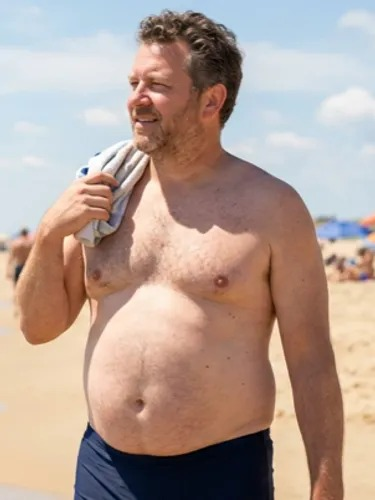
#> input picture app-store-assets/hero-candidates/source-before.jpg, 375 x 500 px
$ python revise_x5.py ../../../app-store-assets/hero-candidates/source-before.jpg
#> lines starting #> are read from the running program, lines starting #| are printed output that depends on the picture
"""Build Dan's selected X5 revision in both layouts; preserve the film."""
from pathlib import Path
import hashlib,json,sys,uuid
from PIL import Image,ImageDraw,ImageFont,ImageOps

P=Path('/Volumes/Extreme/_edit_work/DS-108-setup')
Q=P/'cover-r2';Q.mkdir(exist_ok=True)
SRC=Path(sys.argv[1])
OUT=Q/'designed';OUT.mkdir(exist_ok=True)
FONT='/System/Library/Fonts/Supplemental/Georgia Bold.ttf'
W,H=1080,1920

def save(im,path,**kwargs):
 tmp=path.with_name(path.stem+'.'+uuid.uuid4().hex+path.suffix)
 im.save(tmp,**kwargs);tmp.replace(path)

def text(im,words,y,size,color):
 d=ImageDraw.Draw(im)
 while size>20:
  font=ImageFont.truetype(FONT,size)
  if d.textlength(words,font=font)<=970:break
  size-=1
 box=d.textbbox((0,0),words,font=font);x=round((W-d.textlength(words,font=font))/2)
 xy=(x,round(y-box[1]));d.text(xy,words,font=font,fill=color)
 box=d.textbbox(xy,words,font=font)
 assert box[0]>=50 and box[2]<=1030
 return {'text':words,'box':list(box),'font_size':size}

rows=[]
for platform in ['Instagram','YouTube']:
 ig=platform=='Instagram';im=Image.new('RGB',(W,H),'#f5e6d1')
#> after `im = Image.new('RGB', (W, H), '#f5e6d1')`:
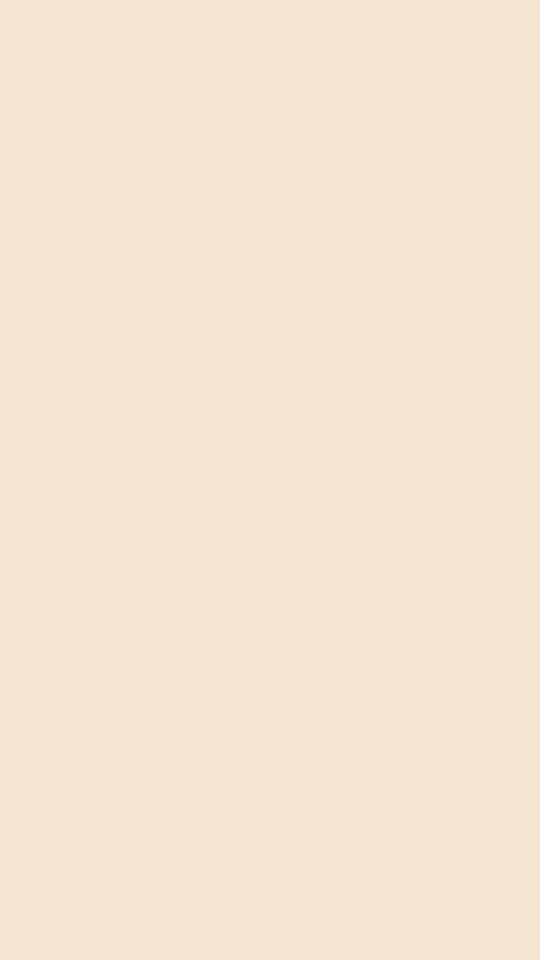
#> im: PIL image 1080x1920 RGB (shown at 1/2 size); mean R, G, B 245, 230, 209
 photo=Image.open(SRC).convert('RGB');photo=photo.crop((0,round(photo.height*.12),photo.width,photo.height))
#> further down, photo is the input picture: PIL image 375x500 RGB; mean R, G, B 179.6, 159.1, 148.9
#> after `photo = photo.crop((0, round(photo.height * 0.12), photo.width, photo.`:
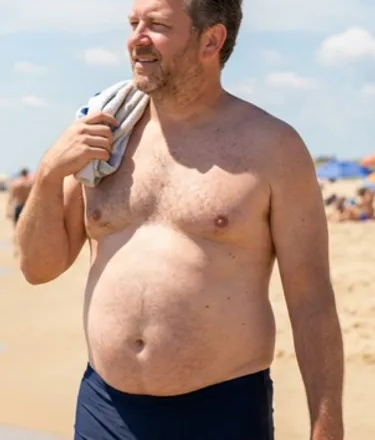
#> photo: PIL image 375x440 RGB; mean R, G, B 179.9, 154.7, 141.5
 top=480 if ig else 340
 if ig:
  fitted=ImageOps.contain(photo,(W,H-top),Image.Resampling.LANCZOS)
 else:
  fitted=ImageOps.fit(photo,(W,H-top),Image.Resampling.LANCZOS,centering=(.5,0))
 ImageDraw.Draw(im).rectangle((0,top,W,H),fill='#d0b486')
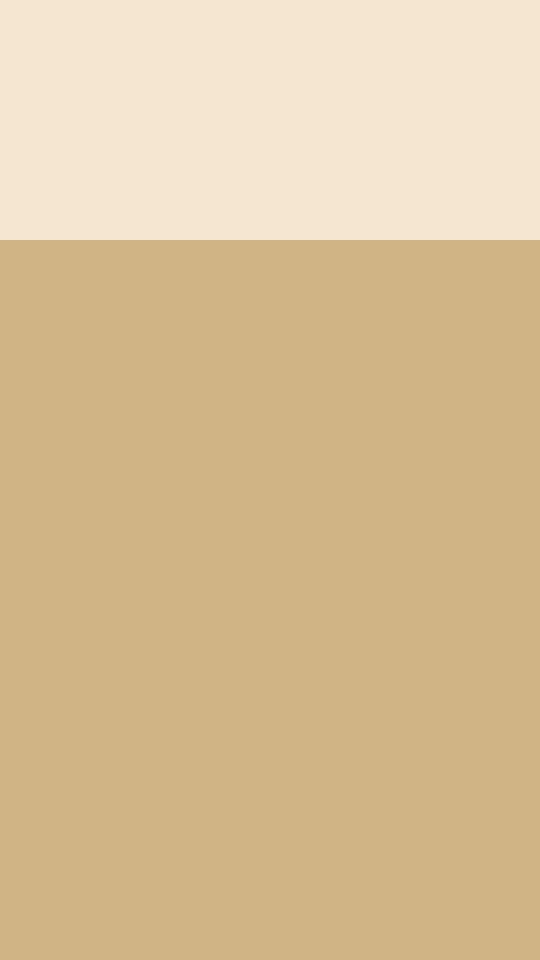
#> im: PIL image 1080x1920 RGB (shown at 1/2 size); mean R, G, B 217.2, 192.5, 152.8
 im.paste(fitted,((W-fitted.width)//2,top))
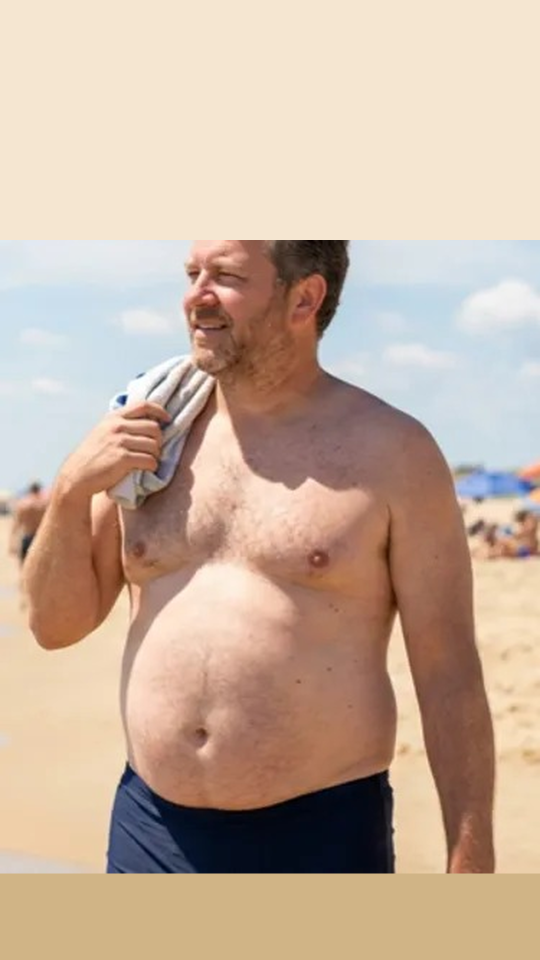
#> im: PIL image 1080x1920 RGB (shown at 1/2 size); mean R, G, B 198.7, 175.8, 157.7
 start=268 if ig else 108
 ImageDraw.Draw(im).line((76,start-23,1004,start-23),fill='#91652c',width=5)
 boxes=[text(im,'Use Smaller Plates',start,99,'#263328'),text(im,'To Lose Fat.',start+109,109,'#91652c')]
#> after the loop in text, `while size>20:`: size = 99
#> in text, `box = d.textbbox((0, 0), words, font=font)`: box = (0, 17, 924, 93)
#> in text, `x = round((W - d.textlength(words, font=font)) / 2)`: x = 78
#> in text, `xy = (x, round(y - box[1]))`: xy = (78, 251)
#> in text, `box=d.textbbox(xy,words,font=font)`: box = (78, 268, 1002, 344)
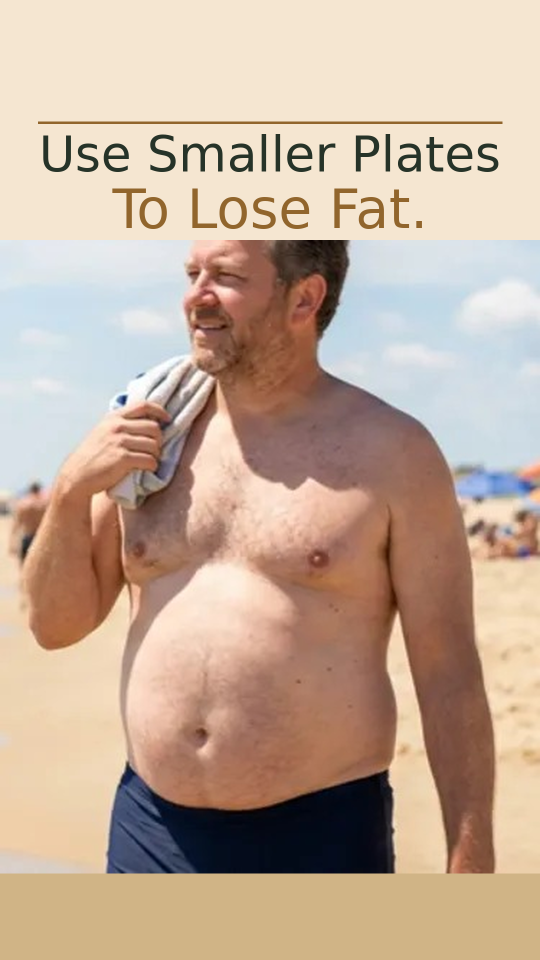
#> im: PIL image 1080x1920 RGB (shown at 1/2 size); mean R, G, B 195.9, 173.1, 154.8
 assert min(b['box'][1] for b in boxes)>=(240 if ig else 90)
 assert max(b['box'][3] for b in boxes)<top-20
#> (the run stopped early here; a loop or call above may not have finished)
